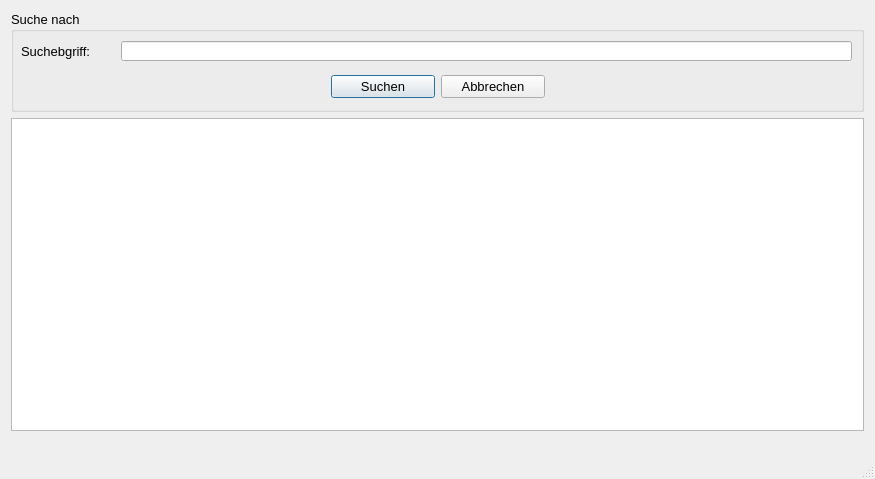
<?xml version="1.0" encoding="UTF-8"?>
<ui version="4.0">
 <class>Unterrichtsthemen_suchen</class>
 <widget class="QDialog" name="Unterrichtsthemen_suchen">
  <property name="geometry">
   <rect>
    <x>0</x>
    <y>0</y>
    <width>875</width>
    <height>479</height>
   </rect>
  </property>
  <property name="font">
   <font>
    <pointsize>10</pointsize>
   </font>
  </property>
  <property name="windowTitle">
   <string>Suchen</string>
  </property>
  <property name="sizeGripEnabled">
   <bool>true</bool>
  </property>
  <layout class="QGridLayout" name="gridLayout">
   <item row="0" column="0">
    <widget class="QGroupBox" name="groupBox_2">
     <property name="sizePolicy">
      <sizepolicy hsizetype="Fixed" vsizetype="Fixed">
       <horstretch>0</horstretch>
       <verstretch>0</verstretch>
      </sizepolicy>
     </property>
     <property name="minimumSize">
      <size>
       <width>853</width>
       <height>101</height>
      </size>
     </property>
     <property name="font">
      <font>
       <pointsize>10</pointsize>
      </font>
     </property>
     <property name="title">
      <string>Suche nach</string>
     </property>
     <widget class="QLineEdit" name="le_suche">
      <property name="geometry">
       <rect>
        <x>110</x>
        <y>30</y>
        <width>731</width>
        <height>20</height>
       </rect>
      </property>
      <property name="font">
       <font>
        <pointsize>10</pointsize>
       </font>
      </property>
     </widget>
     <widget class="QLabel" name="label_2">
      <property name="geometry">
       <rect>
        <x>10</x>
        <y>20</y>
        <width>101</width>
        <height>41</height>
       </rect>
      </property>
      <property name="font">
       <font>
        <pointsize>10</pointsize>
       </font>
      </property>
      <property name="text">
       <string>Suchebgriff:</string>
      </property>
     </widget>
     <widget class="QWidget" name="">
      <property name="geometry">
       <rect>
        <x>320</x>
        <y>60</y>
        <width>214</width>
        <height>32</height>
       </rect>
      </property>
      <layout class="QHBoxLayout" name="horizontalLayout">
       <item>
        <widget class="QPushButton" name="pb_suchen">
         <property name="font">
          <font>
           <pointsize>10</pointsize>
          </font>
         </property>
         <property name="text">
          <string>Suchen</string>
         </property>
         <property name="icon">
          <iconset>
           <normaloff>../../_Symbole/UsedSymbols/searchmagnifierinterfacesymbol1_79893.ico</normaloff>../../_Symbole/UsedSymbols/searchmagnifierinterfacesymbol1_79893.ico</iconset>
         </property>
        </widget>
       </item>
       <item>
        <widget class="QPushButton" name="pb_abbrechen">
         <property name="font">
          <font>
           <pointsize>10</pointsize>
          </font>
         </property>
         <property name="text">
          <string>Abbrechen</string>
         </property>
         <property name="icon">
          <iconset>
           <normaloff>../../_Symbole/UsedSymbols/log-out_icon-icons.com_50106.ico</normaloff>../../_Symbole/UsedSymbols/log-out_icon-icons.com_50106.ico</iconset>
         </property>
        </widget>
       </item>
      </layout>
     </widget>
    </widget>
   </item>
   <item row="1" column="0">
    <widget class="QTableWidget" name="tw_suchen">
     <property name="sizePolicy">
      <sizepolicy hsizetype="Expanding" vsizetype="Expanding">
       <horstretch>0</horstretch>
       <verstretch>0</verstretch>
      </sizepolicy>
     </property>
     <property name="minimumSize">
      <size>
       <width>851</width>
       <height>311</height>
      </size>
     </property>
     <property name="editTriggers">
      <set>QAbstractItemView::NoEditTriggers</set>
     </property>
     <property name="alternatingRowColors">
      <bool>true</bool>
     </property>
     <attribute name="verticalHeaderVisible">
      <bool>false</bool>
     </attribute>
     <attribute name="verticalHeaderHighlightSections">
      <bool>true</bool>
     </attribute>
    </widget>
   </item>
   <item row="2" column="0">
    <widget class="QLabel" name="l_info">
     <property name="sizePolicy">
      <sizepolicy hsizetype="Expanding" vsizetype="Fixed">
       <horstretch>0</horstretch>
       <verstretch>0</verstretch>
      </sizepolicy>
     </property>
     <property name="minimumSize">
      <size>
       <width>851</width>
       <height>31</height>
      </size>
     </property>
     <property name="text">
      <string/>
     </property>
    </widget>
   </item>
  </layout>
 </widget>
 <resources/>
 <connections/>
</ui>
